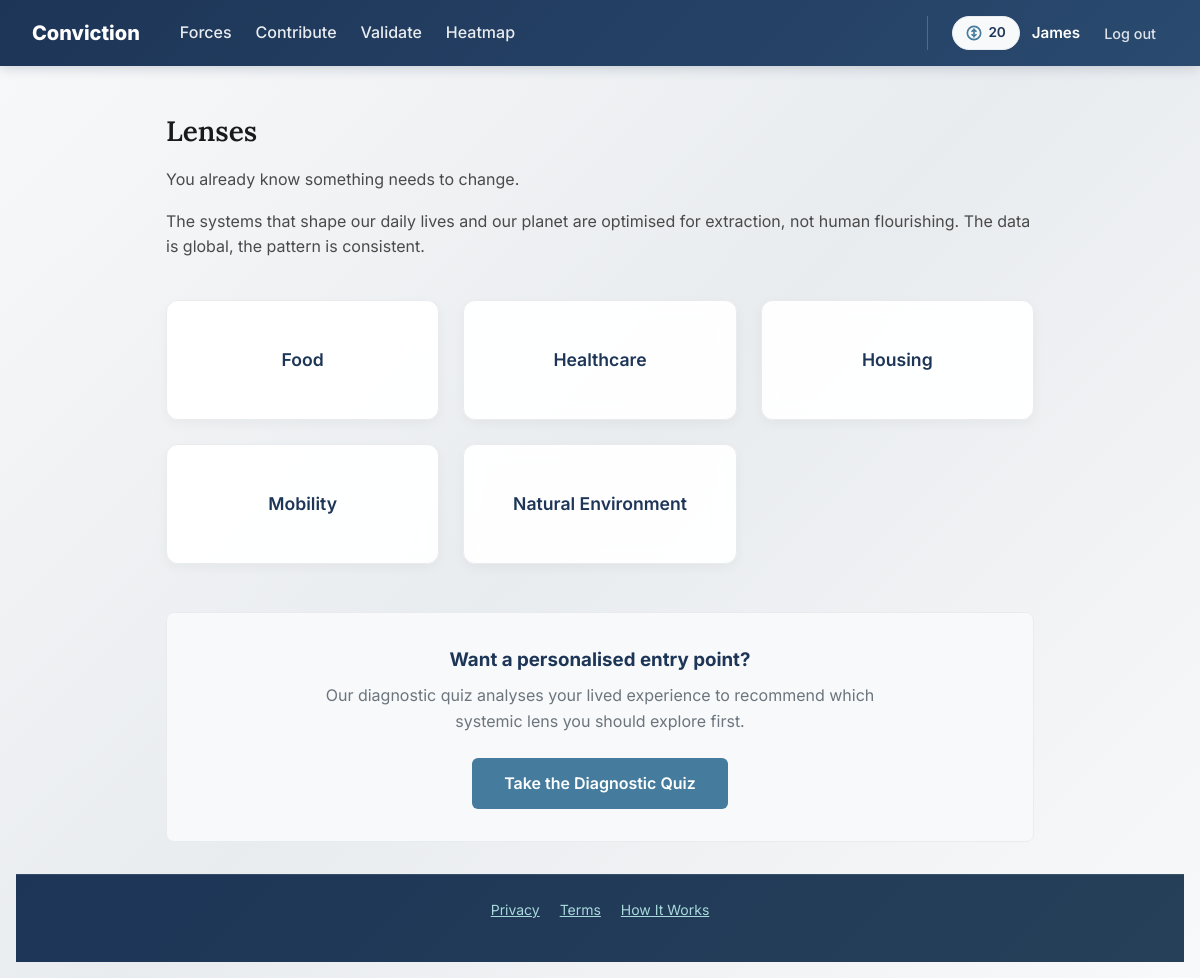
The page / (signed in) on the database its author committed.
### tables this page shows
CREATE TABLE lenses (
    id INTEGER PRIMARY KEY AUTOINCREMENT,
    slug TEXT UNIQUE NOT NULL,
    title TEXT NOT NULL,
    description TEXT,
    created_at TIMESTAMP DEFAULT CURRENT_TIMESTAMP
);

### app.py (the view, shortened to what this page needs)
@app.route('/')
def index():
    db = get_db()
    lenses = models.get_all_lenses(db)
    show_quiz_prompt = False
    quiz_button_text = "Take the Diagnostic Quiz"
    if 'user_id' in session:
        user_id = session['user_id']
        last_quiz = models.get_last_quiz_response(db, user_id)
        if last_quiz is None:
            show_quiz_prompt = True
            quiz_button_text = "Take the Diagnostic Quiz"
        else:
            if models.can_retake_quiz(db, user_id):
                show_quiz_prompt = True
                quiz_button_text = "Retake the Diagnostic Quiz"
    return render_template('index.html',
                           lenses=lenses,  # Pass lenses to template
                           show_quiz_prompt=show_quiz_prompt,
                           quiz_button_text=quiz_button_text)

### app.py (called while the page is built)
@app.before_request
def csrf_protect():
    if request.method == 'POST':
        token = session.get('_csrf_token', None)
        if not token or token != request.form.get('_csrf_token'):
            abort(403)

def get_db():
    if 'db' not in g:
        g.db = sqlite3.connect(
            DATABASE,
            detect_types=sqlite3.PARSE_DECLTYPES
        )
        g.db.row_factory = sqlite3.Row
    return g.db

@app.after_request
def add_security_headers(response):
    response.headers['Cache-Control'] = 'no-store, no-cache, must-revalidate, max-age=0'
    response.headers['Pragma'] = 'no-cache'
    response.headers['Expires'] = '0'
    response.headers['Surrogate-Control'] = 'no-store'
    return response

### models.py (called while the page is built)
def get_all_lenses(db):
    return db.execute('SELECT * FROM lenses ORDER BY title').fetchall()

def get_last_quiz_response(db, user_id):
    return db.execute(
        '''
        SELECT * FROM quiz_responses
        WHERE user_id = ?
        ORDER BY created_at DESC
        LIMIT 1
        ''',
        (user_id,)
    ).fetchone()

### templates/index.html (shortened to what this page needs)
{% extends 'layout.html' %}
{% block content %}
<div class="landing">
    <h1>Lenses</h1>
    <p>You already know something needs to change.</p>
    <p>The systems that shape our daily lives and our planet are optimised for extraction, not human flourishing. The data is global, the pattern is consistent.</p>
    <div class="lens-links">
        {% for lens in lenses %}
            <a href="{{ url_for('lens', slug=lens.slug) }}">{{ lens.title }}</a>
        {% endfor %}
    </div>
    {% if show_quiz_prompt %}
    <div style="margin-top: 3rem; padding: 2rem; background-color: #f8f9fa; border-radius: 8px; border: 1px solid #e9ecef; text-align: center;">
        <h3 style="color: #1d3557; margin-bottom: 0.5rem;">Want a personalised entry point?</h3>
        <p style="color: #6c757d; margin-bottom: 1.5rem; max-width: 600px; margin-left: auto; margin-right: auto;">
            Our diagnostic quiz analyses your lived experience to recommend which systemic lens you should explore first.
        </p>
        <a href="{{ url_for('quiz_route') }}"
           style="display: inline-block; background-color: #457b9d; color: white; padding: 0.8rem 2rem; border-radius: 6px; text-decoration: none; font-weight: 600; transition: background-color 0.2s;">
            {{ quiz_button_text }}
        </a>
    </div>
    {% endif %}
</div>
{% endblock %}

### static/css/styles.css (style rules this page uses)
*, *::before, *::after { box-sizing: border-box; margin: 0; padding: 0; }
body { font-family: 'Inter', system-ui, sans-serif; line-height: 1.6; padding: 1rem; padding-top: 5rem; min-height: 100vh; display: flex; flex-direction: column; color: #4a4a4a; background: linear-gradient(135deg, #f8f9fa 0%, #e9ecef 50%, #f8f9fa 100%); background-attachment: fixed; }
h1 { font-family: 'Lora', serif; font-size: 1.75rem; font-weight: 600; line-height: 1.4; margin-bottom: 1rem; color: #1a1a1a; }
p { margin-bottom: 1rem; }
.lens-links { display: grid; grid-template-columns: repeat(auto-fit, minmax(220px, 1fr)); gap: 1.5rem; margin: 2.5rem 0; }
.lens-links a { background: rgba(255, 255, 255, 0.95); backdrop-filter: blur(10px); border: 1px solid #e9ecef; border-radius: 12px; padding: 2rem 1.5rem; text-align: center; text-decoration: none; color: #1d3557; font-weight: 600; font-size: 1.1rem; transition: all 0.3s ease; box-shadow: 0 4px 12px rgba(0, 0, 0, 0.04); display: flex; align-items: center; justify-content: center; min-height: 120px; }

### rows shown on the page
lenses: title "Food"
lenses: title "Healthcare"
lenses: title "Housing"
lenses: title "Mobility"
lenses: title "Natural Environment"

### other values the page prints
{{ session.get('token_balance', 0) }} "20"
{{ session.username }} "James"
{{ quiz_button_text }} "Take the Diagnostic Quiz"
